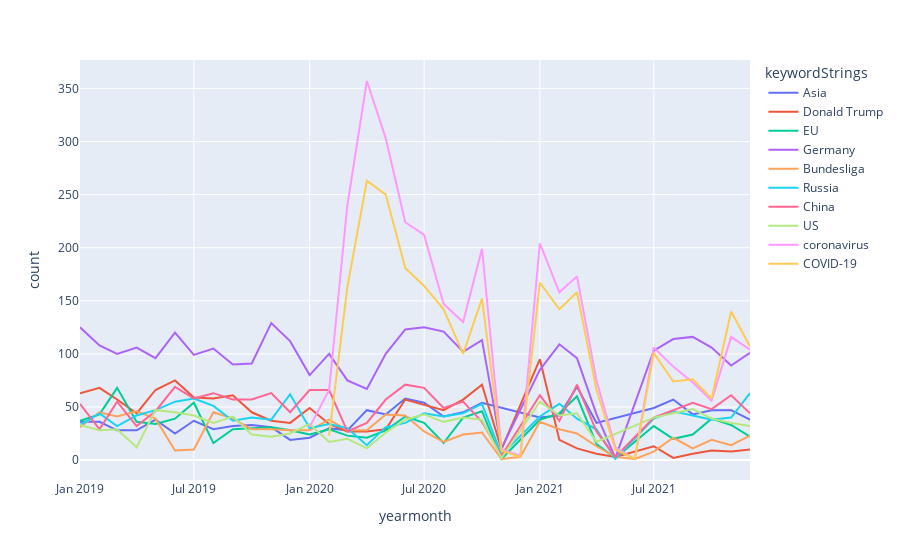

This figure's notebook cell:
### Code cell
fig_df = grouped_keys_times.loc[grouped_keys_times['keywordStrings'].isin(top10.index)]
fig_df = fig_df.sort_values(by="yearmonth")

fig = px.line(fig_df, x='yearmonth', y="count", color="keywordStrings")
fig.show()
